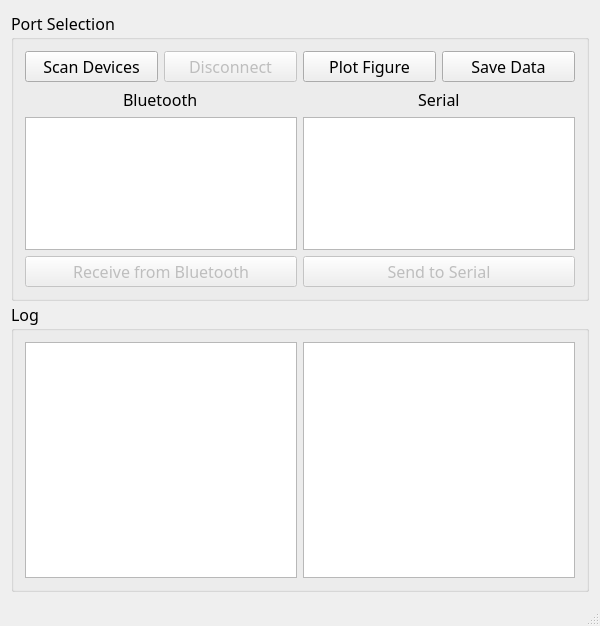
<?xml version="1.0" encoding="UTF-8"?>
<ui version="4.0">
 <class>MainWindow</class>
 <widget class="QMainWindow" name="MainWindow">
  <property name="geometry">
   <rect>
    <x>0</x>
    <y>0</y>
    <width>600</width>
    <height>626</height>
   </rect>
  </property>
  <property name="minimumSize">
   <size>
    <width>600</width>
    <height>626</height>
   </size>
  </property>
  <property name="font">
   <font>
    <family>微軟正黑體</family>
    <pointsize>12</pointsize>
   </font>
  </property>
  <property name="windowTitle">
   <string>MainWindow</string>
  </property>
  <widget class="QWidget" name="centralWidget">
   <layout class="QHBoxLayout" name="horizontalLayout_3">
    <item>
     <layout class="QVBoxLayout" name="verticalLayout">
      <item>
       <widget class="QGroupBox" name="groupBox_Port_Selection">
        <property name="minimumSize">
         <size>
          <width>480</width>
          <height>290</height>
         </size>
        </property>
        <property name="maximumSize">
         <size>
          <width>16777215</width>
          <height>16777215</height>
         </size>
        </property>
        <property name="title">
         <string>Port Selection</string>
        </property>
        <layout class="QHBoxLayout" name="horizontalLayout_11">
         <item>
          <layout class="QGridLayout" name="gridLayout_Widget">
           <item row="3" column="1">
            <widget class="QListWidget" name="listWidget_Serial"/>
           </item>
           <item row="1" column="1" alignment="Qt::AlignHCenter">
            <widget class="QLabel" name="label_Serial">
             <property name="text">
              <string>Serial</string>
             </property>
            </widget>
           </item>
           <item row="1" column="0" alignment="Qt::AlignHCenter">
            <widget class="QLabel" name="label_Bluetooth">
             <property name="text">
              <string>Bluetooth</string>
             </property>
            </widget>
           </item>
           <item row="3" column="0">
            <widget class="QListWidget" name="listWidget_Bluetooth"/>
           </item>
           <item row="4" column="1">
            <widget class="QPushButton" name="pushButton_Send">
             <property name="enabled">
              <bool>false</bool>
             </property>
             <property name="text">
              <string>Send to Serial</string>
             </property>
            </widget>
           </item>
           <item row="4" column="0">
            <widget class="QPushButton" name="pushButton_Recv">
             <property name="enabled">
              <bool>false</bool>
             </property>
             <property name="text">
              <string>Receive from Bluetooth</string>
             </property>
            </widget>
           </item>
           <item row="0" column="0">
            <layout class="QHBoxLayout" name="horizontalLayout">
             <item>
              <widget class="QPushButton" name="pushButton_Scan">
               <property name="text">
                <string>Scan Devices</string>
               </property>
              </widget>
             </item>
             <item>
              <widget class="QPushButton" name="pushButton_Disc">
               <property name="enabled">
                <bool>false</bool>
               </property>
               <property name="text">
                <string>Disconnect</string>
               </property>
              </widget>
             </item>
            </layout>
           </item>
           <item row="0" column="1">
            <layout class="QHBoxLayout" name="horizontalLayout_2">
             <item>
              <widget class="QPushButton" name="pushButton_Plot">
               <property name="enabled">
                <bool>true</bool>
               </property>
               <property name="text">
                <string>Plot Figure</string>
               </property>
              </widget>
             </item>
             <item>
              <widget class="QPushButton" name="pushButton_Data">
               <property name="text">
                <string>Save Data</string>
               </property>
              </widget>
             </item>
            </layout>
           </item>
          </layout>
         </item>
        </layout>
       </widget>
      </item>
      <item>
       <widget class="QGroupBox" name="groupBox_Log">
        <property name="minimumSize">
         <size>
          <width>480</width>
          <height>290</height>
         </size>
        </property>
        <property name="title">
         <string>Log</string>
        </property>
        <layout class="QHBoxLayout" name="horizontalLayout_10">
         <item>
          <layout class="QHBoxLayout" name="horizontalLayout_Log">
           <item>
            <widget class="QTextBrowser" name="textBrowser_Recv">
             <property name="enabled">
              <bool>true</bool>
             </property>
            </widget>
           </item>
           <item>
            <widget class="QTextBrowser" name="textBrowser_Send">
             <property name="enabled">
              <bool>true</bool>
             </property>
            </widget>
           </item>
          </layout>
         </item>
        </layout>
       </widget>
      </item>
     </layout>
    </item>
   </layout>
  </widget>
  <widget class="QStatusBar" name="statusBar"/>
 </widget>
 <layoutdefault spacing="6" margin="11"/>
 <resources/>
 <connections/>
</ui>
